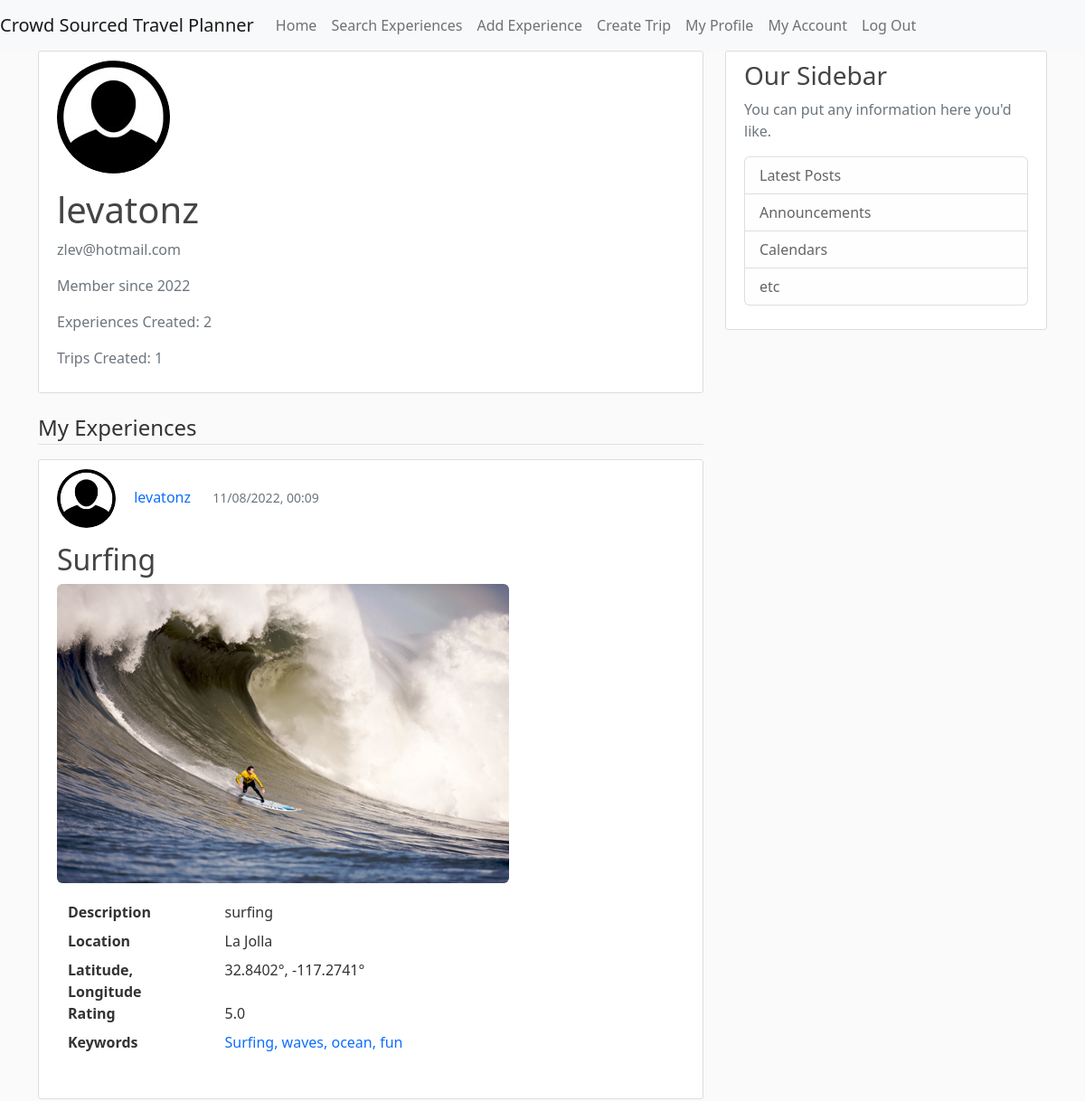
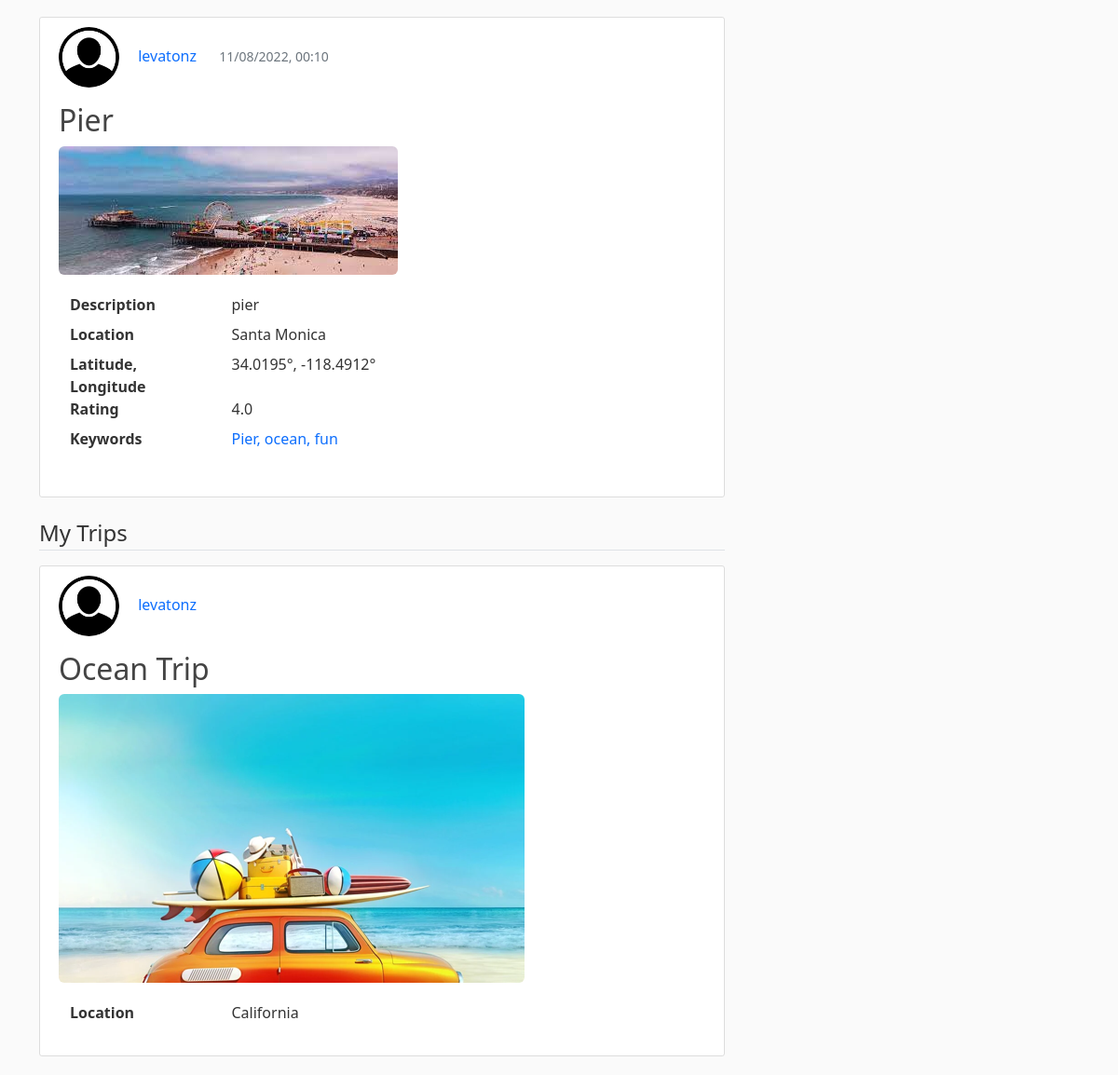
The app's page /profile (signed in) with its own data (2 pictures, top to bottom).
### CrowdSourcedTravelPlanner/models.py (models this page shows, shortened)
class User(db.Model, UserMixin):
    id = db.Column(db.Integer, primary_key=True)
    username = db.Column(db.String(20), unique=True, nullable=False)
    email = db.Column(db.String(120), unique=True, nullable=False)
    image_file = db.Column(db.String(20), nullable=False, default='default.jpg')
    password = db.Column(db.String(60), nullable=False)
    date_account_created = db.Column(db.DateTime, nullable=False, default=datetime.utcnow)
    experiences = db.relationship('Experience', backref='author', lazy=True)
    trips = db.relationship('Trip', backref='author', lazy=True)
    location = db.Column(db.String(100), nullable=True, default="")
    latitude = db.Column(db.Float, nullable=True)  # Temporarily nullable for now while I'm testing
    longitude = db.Column(db.Float, nullable=True)  # Re-evaluate later
    sort = db.Column(db.String(20), nullable=True, default='recent')

class Experience(db.Model):
    id = db.Column(db.Integer, primary_key=True)
    title = db.Column(db.String(100), nullable=False)
    description = db.Column(db.Text, nullable=False)
    location = db.Column(db.String(100), nullable=False)
    rating = db.Column(db.Float, nullable=False)
    date_posted = db.Column(db.DateTime, nullable=False, default=datetime.utcnow)
    image_file = db.Column(db.String(20), nullable=False, default='default.jpg')
    user_id = db.Column(db.Integer, db.ForeignKey('user.id'), nullable=False)
    latitude = db.Column(db.Float, nullable=True)  # Temporarily nullable for now while I'm testing
    longitude = db.Column(db.Float, nullable=True)  # Re-evaluate later
    keywords = db.relationship('Keyword', order_by=Keyword.id, back_populates='experience')

class Keyword(db.Model):
    __tablename__ = "keywords"
    id = db.Column(db.Integer, primary_key=True)
    keyword_text = db.Column(db.String, nullable=False)
    experience_id = db.Column(db.Integer, db.ForeignKey('experience.id'))
    experience = db.relationship("Experience", back_populates="keywords")

class Trip(db.Model):
    id = db.Column(db.Integer, primary_key=True)
    title = db.Column(db.String(100), nullable=False)
    location = db.Column(db.String(100), nullable=False)
    image_file = db.Column(db.String(20), nullable=False, default='trips_default.jpg')
    user_id = db.Column(db.Integer, db.ForeignKey('user.id'), nullable=False)

### CrowdSourcedTravelPlanner/routes.py (the view)
@app.route("/profile")
@login_required
def profile():
    experiences = Experience.query.filter(Experience.author == current_user)
    exp_count = experiences.count()
    trips = Trip.query.filter(Trip.author == current_user)
    trip_count = trips.count()
    image_file = url_for('static', filename='profile_pics/' + current_user.image_file)
    return render_template('profile.html', title='My Profile', image_file=image_file, experiences=experiences,
                           exp_count=exp_count, trips=trips, trip_count=trip_count)

### CrowdSourcedTravelPlanner/models.py (called while the page is built)
@login_manager.user_loader
def load_user(user_id):
    return User.query.get(int(user_id))

### CrowdSourcedTravelPlanner/templates/profile.html (shortened to what this page needs)
{% extends "pageLayout.html" %}
{% block content %}
    <div class="content-section">
        <div class="media">
            <img class="rounded-circle account-img" src="{{ image_file }}">
            <div class="media-body">
                <h2 class="account-heading">{{ current_user.username }}</h2>
                <p class="text-secondary">{{ current_user.email }}</p>
                <p class="text-secondary">Member since {{ current_user.date_account_created.strftime('%Y') }}</p>
                <p class="text-secondary">Experiences Created: {{ exp_count }}</p>
                <p class="text-secondary">Trips Created: {{ trip_count }}</p>
            </div>
        </div>
    </div>
    <legend class="border-bottom mb-3">My Experiences</legend>
    {% for experience in experiences %}
        <article class="media content-section">
            <div class="media-body">
                <ul>
                    <li style="display:inline-block;">
                        <a href="{{ url_for('user_experiences', username=experience.author.username) }}">
                            <img class="rounded-circle article-img"
                                 src="{{ url_for('static', filename='profile_pics/' + experience.author.image_file) }}">
                        </a>
                    </li>
                    <li style="display:inline-block;">
                        <a class="mr-2 text-decoration-none" href="{{ url_for('user_experiences', username=experience.author.username) }}">{{ experience.author.username }}</a>
                    </li>
                    <li style="display:inline-block; padding-left: 20px;">
                        <small class="text-muted ">{{ experience.date_posted.strftime('%m/%d/%Y, %H:%M') }}</small>
                    </li>
                </ul>
                <h2><a class="article-title text-decoration-none"
                       href="{{ url_for('experience', experience_id=experience.id) }}">{{ experience.title }}</a></h2>
                <a href="{{ url_for('experience', experience_id=experience.id) }}">
                    <img class="img-rounded"
                         src="{{ url_for('static', filename='experience_pics/' + experience.image_file) }}">
                </a>
                <div class="container" style="margin-top: 20px;">
                    <dl class="row">
                        <dt class="col-sm-3">Description</dt>
                        <dd class="col-sm-9">{{ experience.description }}</dd>
                        <dt class="col-sm-3">Location</dt>
                        <dd class="col-sm-9">{{ experience.location }}</dd>
                        <dt class="col-sm-3">Latitude, Longitude</dt>
                        <dd class="col-sm-9">
                            {% if experience.latitude != -200 and experience.longitude != -200 %}
                                {{ experience.latitude }}°, {{ experience.longitude }}°
                            {% else %}
                                Latitude and Longitude not found for this location.
                            {% endif %}
                        </dd>
                        <dt class="col-sm-3">Rating</dt>
                        <dd class="col-sm-9">{{ experience.rating }}</dd>
                        <dt class="col-sm-3">Keywords</dt>
                        <dd class="col-sm-9">
                            {% if experience.keywords|length == 1 %}
                                <ul>
                                    <li style="display:inline-block;">
                                        <a class="mr-2 text-decoration-none" href="{{ url_for('keyword', keyword_text=experience.keywords[0].keyword_text) }}">{{ experience.keywords[0].keyword_text }}</a>
                                    </li>
                                </ul>
                            {% elif experience.keywords|length > 1 %}
                                <ul>
                                    {% for keyword in experience.keywords[:-1] %}
                                        <li style="display:inline-block;">
                                            <a class="mr-2 text-decoration-none" href="{{ url_for('keyword', keyword_text=keyword.keyword_text) }}">{{ keyword.keyword_text }}, </a>
                                        </li>
                                    {% endfor %}
                                    <li style="display:inline-block;">
                                        <a class="mr-2 text-decoration-none" href="{{ url_for('keyword', keyword_text=experience.keywords[-1].keyword_text) }}">{{ experience.keywords[-1].keyword_text }}</a>
                                    </li>
                                </ul>
                            {% endif %}
                        </dd>
                    </dl>
                </div>
            </div>
        </article>
    {% endfor %}
    {% if trip_count > 0 %}
        <legend class="border-bottom mb-3">My Trips</legend>
        {% for trip in trips %}
            <article class="media content-section">
                <div class="media-body">
                    <ul>
                        <li style="display:inline-block;">
                            <a href="{{ url_for('user_trips', username=trip.author.username) }}">
                                <img class="rounded-circle article-img"
                                    src="{{ url_for('static', filename='profile_pics/' + trip.author.image_file) }}">
                            </a>
                        </li>
                        <li style="display:inline-block;">
                            <a class="mr-2 text-decoration-none" href="{{ url_for('user_trips', username=trip.author.username) }}">{{ trip.author.username }}</a>
                        </li>
                    </ul>
                    <h2><a class="article-title text-decoration-none"
                        href="{{ url_for('trip', trip_id=trip.id) }}">{{ trip.title }}</a></h2>
                    <a href="{{ url_for('trip', trip_id=trip.id) }}">
                        <img class="img-rounded"
                            src="{{ url_for('static', filename='trip_pics/' + trip.image_file) }}">
                    </a>
                    <div class="container" style="margin-top: 20px;">
                        <dl class="row">
                            <dt class="col-sm-3">Location</dt>
                            <dd class="col-sm-9">{{ trip.location }}</dd>
                        </dl>
                    </div>
                </div>
            </article>
        {% endfor %}
    {% endif %}
{% endblock content %}}

### CrowdSourcedTravelPlanner/static/profile.css (style rules this page uses)
body { background: #fafafa; color: #333333; }
h1, h2, h3, h4, h5, h6 { color: #444444; }
.content-section { background: #ffffff; padding: 10px 20px; border: 1px solid #dddddd; border-radius: 3px; margin-bottom: 20px; }
.article-title { color: #444444; }
.article-img { height: 65px; width: 65px; margin-right: 16px; }
.account-img { height: 125px; width: 125px; margin-right: 20px; margin-bottom: 16px; }
.account-heading { font-size: 2.5rem; }
.img-rounded { border-radius:6px; }
ul { list-style: none; padding-left: 0; }

### records on screen
User: username "levatonz", email "zlev@hotmail.com", date_account_created "2022"
Experience: image_file (placeholder picture), author.username "levatonz", date_posted "11/08/2022, 00:09", title "Surfing", image_file (picture), description "surfing", location "La Jolla", latitude "32.8402", longitude "-117.2741", rating "5.0", keyword_text "fun"
Keyword: keyword_text "Surfing"
Keyword: keyword_text "waves"
Keyword: keyword_text "ocean"
Experience: image_file (placeholder picture), author.username "levatonz", date_posted "11/08/2022, 00:10", title "Pier", image_file (picture), description "pier", location "Santa Monica", latitude "34.0195", longitude "-118.4912", rating "4.0", keyword_text "fun"
Keyword: keyword_text "Pier"
Keyword: keyword_text "ocean"
Trip: image_file (placeholder picture), author.username "levatonz", title "Ocean Trip", image_file (picture), location "California"

### other values on screen
{{ exp_count }} "2"
{{ trip_count }} "1"
